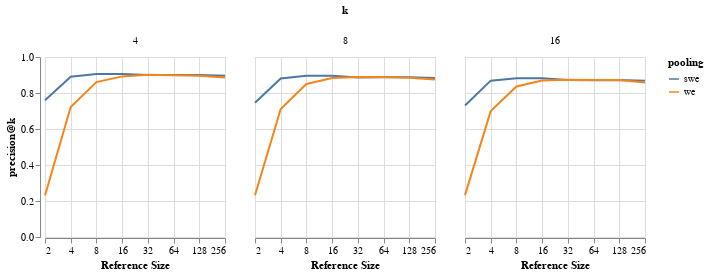

Notebook cell for this chart:
### Code cell
pointmnist_data_alt = alt.Data(values=pointmnist_data_k)
alt.Chart(pointmnist_data_alt).mark_line().encode(
    alt.X('ref_size:Q', scale=alt.Scale(type='log', base=2), title='Reference Size'),
    alt.Y('precision_k:Q', title='precision@k'),
    color='pooling:N'
).properties(
    width=180,
    height=180
).facet(
    column='k:N'
)

### Figure 1 — Vega-Lite specification as saved in the notebook (floating-point values rounded to 4 significant figures)
{"config": {"view": {"continuousWidth": 400, "continuousHeight": 300}}, "data": {"values": [{"dataset": "point_mnist", "pooling": "swe", "ann": "faiss-lsh", "k": 4, "code_length": 1024, "ref_size": 2, "emb_time_per_sample": 0.0008514, "inf_time_per_sample": 0.007706, "acc": 0.8079, "precision_k": 0.7598}, {"dataset": "point_mnist", "pooling": "swe", "ann": "faiss-lsh", "k": 4, "code_length": 1024, "ref_size": 4, "emb_time_per_sample": 0.0008503, "inf_time_per_sample": 0.007625, "acc": 0.919, "precision_k": 0.89}, {"dataset": "point_mnist", "pooling": "swe", "ann": "faiss-lsh", "k": 4, "code_length": 1024, "ref_size": 8, "emb_time_per_sample": 0.0008519, "inf_time_per_sample": 0.00766, "acc": 0.9294, "precision_k": 0.9057}, {"dataset": "point_mnist", "pooling": "swe", "ann": "faiss-lsh", "k": 4, "code_length": 1024, "ref_size": 16, "emb_time_per_sample": 0.0008953, "inf_time_per_sample": 0.007691, "acc": 0.9282, "precision_k": 0.9056}, {"dataset": "point_mnist", "pooling": "swe", "ann": "faiss-lsh", "k": 4, "code_length": 1024, "ref_size": 32, "emb_time_per_sample": 0.0009443, "inf_time_per_sample": 0.00784, "acc": 0.9268, "precision_k": 0.8995}, {"dataset": "point_mnist", "pooling": "swe", "ann": "faiss-lsh", "k": 4, "code_length": 1024, "ref_size": 64, "emb_time_per_sample": 0.001, "inf_time_per_sample": 0.007787, "acc": 0.924, "precision_k": 0.9003}, {"dataset": "point_mnist", "pooling": "swe", "ann": "faiss-lsh", "k": 4, "code_length": 1024, "ref_size": 128, "emb_time_per_sample": 0.001168, "inf_time_per_sample": 0.007801, "acc": 0.9242, "precision_k": 0.9006}, {"dataset": "point_mnist", "pooling": "swe", "ann": "faiss-lsh", "k": 4, "code_length": 1024, "ref_size": 256, "emb_time_per_sample": 0.001179, "inf_time_per_sample": 0.008071, "acc": 0.9212, "precision_k": 0.8963}, {"dataset": "point_mnist", "pooling": "we", "ann": "faiss-lsh", "k": 4, "code_length": 1024, "ref_size": 2, "emb_time_per_sample": 0.0007525, "inf_time_per_sample": 0.007795, "acc": 0.2721, "precision_k": 0.2306}, {"dataset": "point_mnist", "pooling": "we", "ann": "faiss-lsh", "k": 4, "code_length": 1024, "ref_size": 4, "emb_time_per_sample": 0.00085, "inf_time_per_sample": 0.007717, "acc": 0.7751, "precision_k": 0.7221}, {"dataset": "point_mnist", "pooling": "we", "ann": "faiss-lsh", "k": 4, "code_length": 1024, "ref_size": 8, "emb_time_per_sample": 0.001035, "inf_time_per_sample": 0.007932, "acc": 0.8953, "precision_k": 0.8606}, {"dataset": "point_mnist", "pooling": "we", "ann": "faiss-lsh", "k": 4, "code_length": 1024, "ref_size": 16, "emb_time_per_sample": 0.001266, "inf_time_per_sample": 0.00773, "acc": 0.9188, "precision_k": 0.8923}, {"dataset": "point_mnist", "pooling": "we", "ann": "faiss-lsh", "k": 4, "code_length": 1024, "ref_size": 32, "emb_time_per_sample": 0.001681, "inf_time_per_sample": 0.007672, "acc": 0.9267, "precision_k": 0.9009}, {"dataset": "point_mnist", "pooling": "we", "ann": "faiss-lsh", "k": 4, "code_length": 1024, "ref_size": 64, "emb_time_per_sample": 0.002543, "inf_time_per_sample": 0.007778, "acc": 0.9244, "precision_k": 0.8986}, {"dataset": "point_mnist", "pooling": "we", "ann": "faiss-lsh", "k": 4, "code_length": 1024, "ref_size": 128, "emb_time_per_sample": 0.004149, "inf_time_per_sample": 0.007701, "acc": 0.9261, "precision_k": 0.8964}, {"dataset": "point_mnist", "pooling": "we", "ann": "faiss-lsh", "k": 4, "code_length": 1024, "ref_size": 256, "emb_time_per_sample": 0.008381, "inf_time_per_sample": 0.007982, "acc": 0.9199, "precision_k": 0.886}, {"dataset": "point_mnist", "pooling": "swe", "ann": "faiss-lsh", "k": 8, "code_length": 1024, "ref_size": 2, "emb_time_per_sample": 0.0008745, "inf_time_per_sample": 0.007999, "acc": 0.8175, "precision_k": 0.7463}, {"dataset": "point_mnist", "pooling": "swe", "ann": "faiss-lsh", "k": 8, "code_length": 1024, "ref_size": 4, "emb_time_per_sample": 0.0008727, "inf_time_per_sample": 0.007974, "acc": 0.9203, "precision_k": 0.8803}, {"dataset": "point_mnist", "pooling": "swe", "ann": "faiss-lsh", "k": 8, "code_length": 1024, "ref_size": 8, "emb_time_per_sample": 0.0008888, "inf_time_per_sample": 0.007895, "acc": 0.9306, "precision_k": 0.8955}, {"dataset": "point_mnist", "pooling": "swe", "ann": "faiss-lsh", "k": 8, "code_length": 1024, "ref_size": 16, "emb_time_per_sample": 0.0008913, "inf_time_per_sample": 0.007936, "acc": 0.9334, "precision_k": 0.8957}, {"dataset": "point_mnist", "pooling": "swe", "ann": "faiss-lsh", "k": 8, "code_length": 1024, "ref_size": 32, "emb_time_per_sample": 0.0009029, "inf_time_per_sample": 0.007899, "acc": 0.9243, "precision_k": 0.8864}, {"dataset": "point_mnist", "pooling": "swe", "ann": "faiss-lsh", "k": 8, "code_length": 1024, "ref_size": 64, "emb_time_per_sample": 0.0009247, "inf_time_per_sample": 0.007981, "acc": 0.923, "precision_k": 0.8869}, {"dataset": "point_mnist", "pooling": "swe", "ann": "faiss-lsh", "k": 8, "code_length": 1024, "ref_size": 128, "emb_time_per_sample": 0.001028, "inf_time_per_sample": 0.008019, "acc": 0.9222, "precision_k": 0.888}, {"dataset": "point_mnist", "pooling": "swe", "ann": "faiss-lsh", "k": 8, "code_length": 1024, "ref_size": 256, "emb_time_per_sample": 0.001186, "inf_time_per_sample": 0.008087, "acc": 0.9228, "precision_k": 0.8838}, {"dataset": "point_mnist", "pooling": "we", "ann": "faiss-lsh", "k": 8, "code_length": 1024, "ref_size": 2, "emb_time_per_sample": 0.0007769, "inf_time_per_sample": 0.007898, "acc": 0.2955, "precision_k": 0.2322}, {"dataset": "point_mnist", "pooling": "we", "ann": "faiss-lsh", "k": 8, "code_length": 1024, "ref_size": 4, "emb_time_per_sample": 0.0008628, "inf_time_per_sample": 0.007988, "acc": 0.7913, "precision_k": 0.7111}, {"dataset": "point_mnist", "pooling": "we", "ann": "faiss-lsh", "k": 8, "code_length": 1024, "ref_size": 8, "emb_time_per_sample": 0.001042, "inf_time_per_sample": 0.007989, "acc": 0.8985, "precision_k": 0.8498}, {"dataset": "point_mnist", "pooling": "we", "ann": "faiss-lsh", "k": 8, "code_length": 1024, "ref_size": 16, "emb_time_per_sample": 0.001303, "inf_time_per_sample": 0.007983, "acc": 0.9213, "precision_k": 0.8827}, {"dataset": "point_mnist", "pooling": "we", "ann": "faiss-lsh", "k": 8, "code_length": 1024, "ref_size": 32, "emb_time_per_sample": 0.001724, "inf_time_per_sample": 0.007974, "acc": 0.9266, "precision_k": 0.8888}, {"dataset": "point_mnist", "pooling": "we", "ann": "faiss-lsh", "k": 8, "code_length": 1024, "ref_size": 64, "emb_time_per_sample": 0.00257, "inf_time_per_sample": 0.007919, "acc": 0.9256, "precision_k": 0.8882}, {"dataset": "point_mnist", "pooling": "we", "ann": "faiss-lsh", "k": 8, "code_length": 1024, "ref_size": 128, "emb_time_per_sample": 0.004249, "inf_time_per_sample": 0.008126, "acc": 0.9249, "precision_k": 0.8854}, {"dataset": "point_mnist", "pooling": "we", "ann": "faiss-lsh", "k": 8, "code_length": 1024, "ref_size": 256, "emb_time_per_sample": 0.008232, "inf_time_per_sample": 0.007879, "acc": 0.919, "precision_k": 0.8747}, {"dataset": "point_mnist", "pooling": "swe", "ann": "faiss-lsh", "k": 16, "code_length": 1024, "ref_size": 2, "emb_time_per_sample": 0.0008583, "inf_time_per_sample": 0.007787, "acc": 0.8185, "precision_k": 0.73}, {"dataset": "point_mnist", "pooling": "swe", "ann": "faiss-lsh", "k": 16, "code_length": 1024, "ref_size": 4, "emb_time_per_sample": 0.0008664, "inf_time_per_sample": 0.007823, "acc": 0.9171, "precision_k": 0.8686}, {"dataset": "point_mnist", "pooling": "swe", "ann": "faiss-lsh", "k": 16, "code_length": 1024, "ref_size": 8, "emb_time_per_sample": 0.000861, "inf_time_per_sample": 0.007805, "acc": 0.9249, "precision_k": 0.8826}, {"dataset": "point_mnist", "pooling": "swe", "ann": "faiss-lsh", "k": 16, "code_length": 1024, "ref_size": 16, "emb_time_per_sample": 0.0008885, "inf_time_per_sample": 0.007792, "acc": 0.9279, "precision_k": 0.8817}, {"dataset": "point_mnist", "pooling": "swe", "ann": "faiss-lsh", "k": 16, "code_length": 1024, "ref_size": 32, "emb_time_per_sample": 0.0008785, "inf_time_per_sample": 0.007812, "acc": 0.9195, "precision_k": 0.8716}, {"dataset": "point_mnist", "pooling": "swe", "ann": "faiss-lsh", "k": 16, "code_length": 1024, "ref_size": 64, "emb_time_per_sample": 0.0009232, "inf_time_per_sample": 0.007944, "acc": 0.9156, "precision_k": 0.8702}, {"dataset": "point_mnist", "pooling": "swe", "ann": "faiss-lsh", "k": 16, "code_length": 1024, "ref_size": 128, "emb_time_per_sample": 0.001008, "inf_time_per_sample": 0.007862, "acc": 0.919, "precision_k": 0.8722}, {"dataset": "point_mnist", "pooling": "swe", "ann": "faiss-lsh", "k": 16, "code_length": 1024, "ref_size": 256, "emb_time_per_sample": 0.001179, "inf_time_per_sample": 0.007994, "acc": 0.917, "precision_k": 0.8674}, {"dataset": "point_mnist", "pooling": "we", "ann": "faiss-lsh", "k": 16, "code_length": 1024, "ref_size": 2, "emb_time_per_sample": 0.0007471, "inf_time_per_sample": 0.007722, "acc": 0.3177, "precision_k": 0.2324}, {"dataset": "point_mnist", "pooling": "we", "ann": "faiss-lsh", "k": 16, "code_length": 1024, "ref_size": 4, "emb_time_per_sample": 0.0008629, "inf_time_per_sample": 0.007872, "acc": 0.7949, "precision_k": 0.6994}, {"dataset": "point_mnist", "pooling": "we", "ann": "faiss-lsh", "k": 16, "code_length": 1024, "ref_size": 8, "emb_time_per_sample": 0.001015, "inf_time_per_sample": 0.007811, "acc": 0.8963, "precision_k": 0.8361}, {"dataset": "point_mnist", "pooling": "we", "ann": "faiss-lsh", "k": 16, "code_length": 1024, "ref_size": 16, "emb_time_per_sample": 0.001264, "inf_time_per_sample": 0.007756, "acc": 0.9181, "precision_k": 0.8697}, {"dataset": "point_mnist", "pooling": "we", "ann": "faiss-lsh", "k": 16, "code_length": 1024, "ref_size": 32, "emb_time_per_sample": 0.001739, "inf_time_per_sample": 0.007933, "acc": 0.9228, "precision_k": 0.8742}, {"dataset": "point_mnist", "pooling": "we", "ann": "faiss-lsh", "k": 16, "code_length": 1024, "ref_size": 64, "emb_time_per_sample": 0.002498, "inf_time_per_sample": 0.007745, "acc": 0.9212, "precision_k": 0.8728}, {"dataset": "point_mnist", "pooling": "we", "ann": "faiss-lsh", "k": 16, "code_length": 1024, "ref_size": 128, "emb_time_per_sample": 0.004132, "inf_time_per_sample": 0.007723, "acc": 0.9213, "precision_k": 0.8718}, {"dataset": "point_mnist", "pooling": "we", "ann": "faiss-lsh", "k": 16, "code_length": 1024, "ref_size": 256, "emb_time_per_sample": 0.008139, "inf_time_per_sample": 0.007867, "acc": 0.9135, "precision_k": 0.8589}]}, "facet": {"column": {"field": "k", "type": "nominal"}}, "spec": {"mark": "line", "encoding": {"color": {"field": "pooling", "type": "nominal"}, "x": {"field": "ref_size", "scale": {"base": 2, "type": "log"}, "title": "Reference Size", "type": "quantitative"}, "y": {"field": "precision_k", "title": "precision@k", "type": "quantitative"}}, "height": 180, "width": 180}, "$schema": "https://vega.github.io/schema/vega-lite/v4.17.0.json"}
